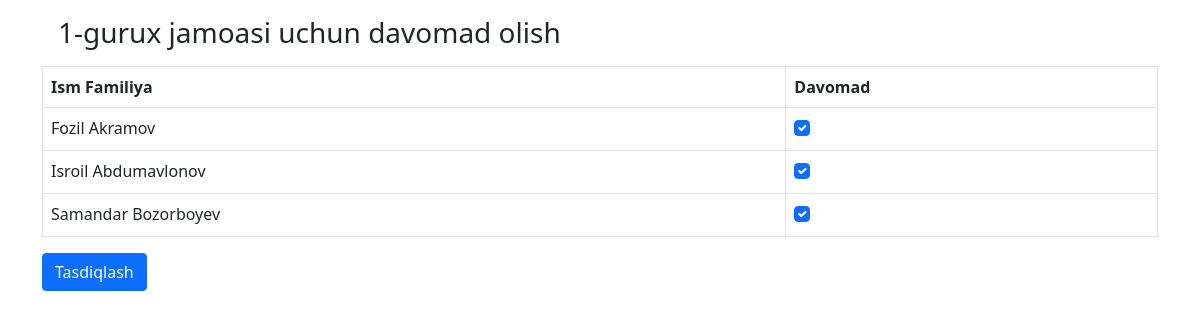
The app's page /1/attendance/take/ with its own data.
### main/models.py (models this page shows, shortened)
class Team(models.Model):
    name=models.CharField(max_length=50)

class Worker(models.Model):
    first_name=models.CharField(max_length=50)
    last_name=models.CharField(max_length=50)
    position=models.CharField(max_length=70)
    team=models.ForeignKey(Team,on_delete=models.CASCADE,related_name="workers")

### main/views.py (the view, shortened to what this page needs)
def attendance_take(request,team_id):
    team=Team.objects.get(id=team_id)
    today=date.today()
    if not Attendance.objects.filter(date=today,team=team):
        return render(request,'take.html',{"team": team})
    else:
        return HttpResponse("Davomat allaqachon olib bo'lingan")

### templates/take.html (shortened to what this page needs)
{% extends "base.html" %}
{% block content %}
    <div class="container mt-3">
        <div class=" mt-3 ">
            <h3 class="m-3" >{{team.name}} jamoasi uchun davomad olish</h3>
            <form  method="post"> {% csrf_token %}
            <table class="table table-bordered">
                <thead>
                  <tr>
                    <th scope="col">Ism Familiya</th>
                    <th scope="col" >Davomad</th>
                  </tr>
                </thead>
                <tbody>
                    {% for worker in team.workers.all  %}
                  <tr>
                    <td>{{worker.first_name}} {{worker.last_name}}</td>
                    <td>
                        <div class="form-check">
                            <input name="is_attended_{{worker.id}}" class="form-check-input" type="checkbox"  id="flexCheckChecked" checked>
                        </div>
                    </td>
                  </tr>
                  {% endfor %}
                </tbody>
              </table>
            <button class="btn btn-primary"  type="submit">Tasdiqlash</button>
            </form>
        </div>
    </div>
{% endblock content %}

### records on screen
Team: name "1-gurux"
Worker: first_name "Fozil", last_name "Akramov"
Worker: first_name "Isroil", last_name "Abdumavlonov"
Worker: first_name "Samandar", last_name "Bozorboyev"
